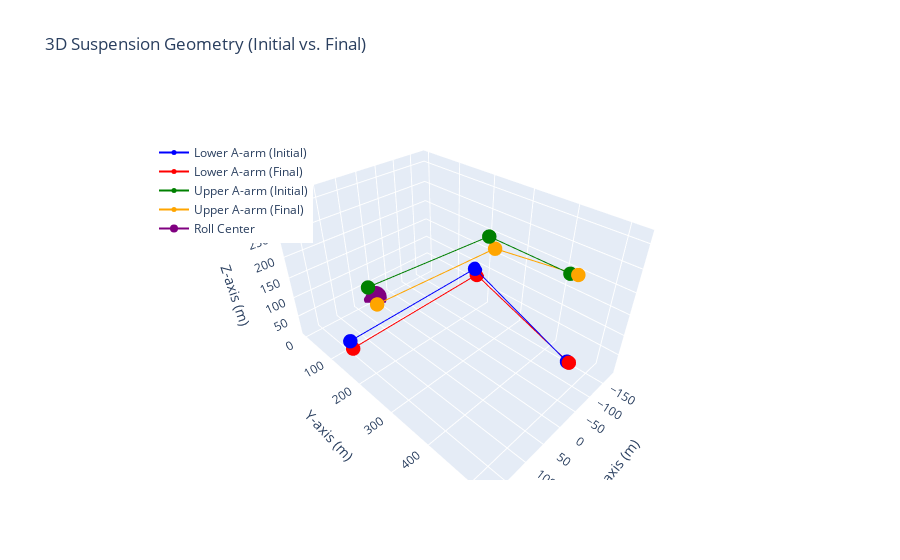

This figure's notebook cell:
### Code cell
# Extract the initial and final suspension points from the results
lower_initial = results.iloc[0, 2:11].values.reshape(3, 3)  # First row, lower A-arm (3x3)
upper_initial = results.iloc[0, 11:20].values.reshape(3, 3)  # First row, upper A-arm (3x3)

lower_final = results.iloc[-1, 2:11].values.reshape(3, 3)  # Last row, lower A-arm (3x3)
upper_final = results.iloc[-1, 11:20].values.reshape(3, 3)  # Last row, upper A-arm (3x3)

# Extract roll centers
rc_initial = results.iloc[0, 20:23].values  # Initial roll center
rc_final = results.iloc[-1, 20:23].values  # Final roll center

# Create a 3D scatter plot
fig = go.Figure()

# Add initial lower A-arm points
fig.add_trace(go.Scatter3d(
    x=lower_initial[:, 0], y=lower_initial[:, 1], z=lower_initial[:, 2],
    mode='markers+lines',
    marker=dict(size=5, color='blue'),
    name='Lower A-arm (Initial)'
))

# Add final lower A-arm points
fig.add_trace(go.Scatter3d(
    x=lower_final[:, 0], y=lower_final[:, 1], z=lower_final[:, 2],
    mode='markers+lines',
    marker=dict(size=5, color='red'),
    name='Lower A-arm (Final)'
))

# Add initial upper A-arm points
fig.add_trace(go.Scatter3d(
    x=upper_initial[:, 0], y=upper_initial[:, 1], z=upper_initial[:, 2],
    mode='markers+lines',
    marker=dict(size=5, color='green'),
    name='Upper A-arm (Initial)'
))

# Add final upper A-arm points
fig.add_trace(go.Scatter3d(
    x=upper_final[:, 0], y=upper_final[:, 1], z=upper_final[:, 2],
    mode='markers+lines',
    marker=dict(size=5, color='orange'),
    name='Upper A-arm (Final)'
))

# Add roll center points
fig.add_trace(go.Scatter3d(
    x=[rc_initial[0], rc_final[0]],
    y=[rc_initial[1], rc_final[1]],
    z=[rc_initial[2], rc_final[2]],
    mode='markers+lines',
    marker=dict(size=8, color='purple'),
    name='Roll Center'
))

# Configure the layout
fig.update_layout(
    scene=dict(
        xaxis_title='X-axis (m)',
        yaxis_title='Y-axis (m)',
        zaxis_title='Z-axis (m)'
    ),
    title="3D Suspension Geometry (Initial vs. Final)",
    legend=dict(x=0.1, y=0.9)
)

# Show the figure
fig.show()

"""
# Print the initial and final points
print("Initial Lower A-arm Points:\n", lower_initial)
print("Final Lower A-arm Points:\n", lower_final)

print("Initial Upper A-arm Points:\n", upper_initial)
print("Final Upper A-arm Points:\n", upper_final)

print("Initial Roll Center:", rc_initial)
print("Final Roll Center:", rc_final)
"""

### Figure 1 — Plotly figure (JSON) as saved in the notebook; plotly's stock layout.template omitted (floating-point values rounded to 4 significant figures)
{"data": [{"marker": {"color": "blue", "size": 5}, "mode": "markers+lines", "name": "Lower A-arm (Initial)", "type": "scatter3d", "x": [-17.5, -180, 180], "y": [519, 165, 170], "z": [137, 87, 87]}, {"marker": {"color": "red", "size": 5}, "mode": "markers+lines", "name": "Lower A-arm (Final)", "type": "scatter3d", "x": [-17.37, -180.0, 180.0], "y": [522.6, 171.1, 176.1], "z": [137.1, 72.33, 71.89]}, {"marker": {"color": "green", "size": 5}, "mode": "markers+lines", "name": "Upper A-arm (Initial)", "type": "scatter3d", "x": [1.5, -135, 180], "y": [506.5, 240, 255], "z": [315, 220, 255]}, {"marker": {"color": "orange", "size": 5}, "mode": "markers+lines", "name": "Upper A-arm (Final)", "type": "scatter3d", "x": [-2.603, -135.0, 180.0], "y": [516.9, 257.4, 275.4], "z": [315.9, 198.3, 231.8]}, {"marker": {"color": "purple", "size": 8}, "mode": "markers+lines", "name": "Roll Center", "type": "scatter3d", "x": [0, 0], "y": [0, 0], "z": [10.62, 9.914]}], "layout": {"legend": {"x": 0.1, "y": 0.9}, "scene": {"xaxis": {"title": {"text": "X-axis (m)"}}, "yaxis": {"title": {"text": "Y-axis (m)"}}, "zaxis": {"title": {"text": "Z-axis (m)"}}}, "title": {"text": "3D Suspension Geometry (Initial vs. Final)"}}}
